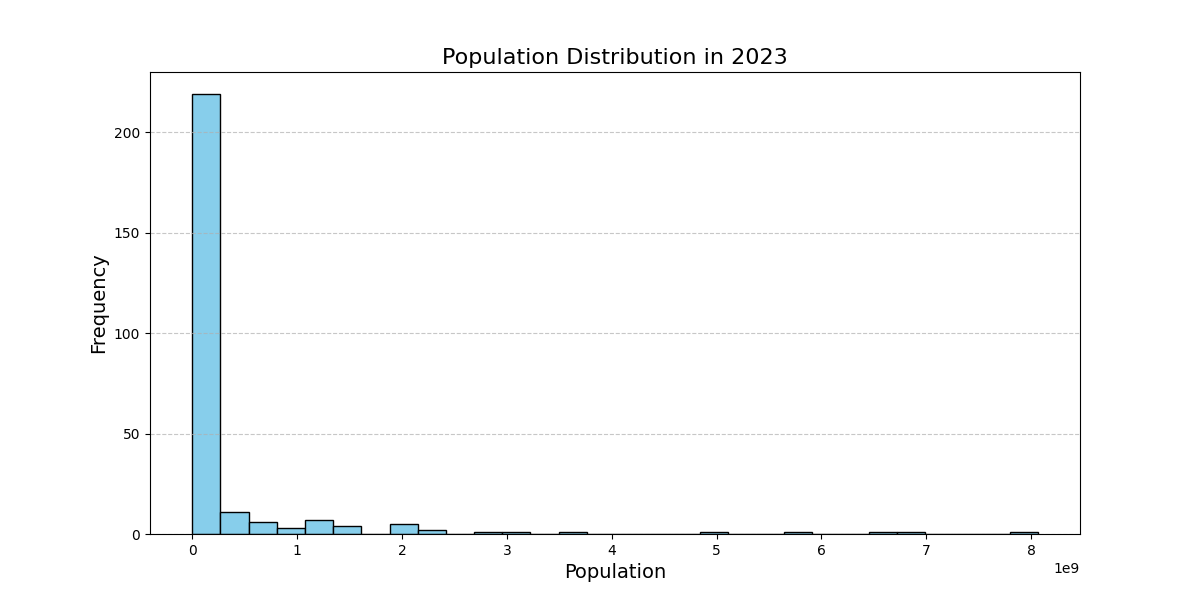

This chart was generated by the following Python code:
# Import libraries
import pandas as pd
import matplotlib.pyplot as plt

# Load the data (update the file path as needed)
file_path = "/python/prodigy/API_SP.POP.TOTL_DS2_en_csv_v2_900.csv"  # Replace with your file path
data = pd.read_csv(file_path, skiprows=4)

# Filter data for a specific year (2023) and clean it
population_2023 = data[["Country Name", "2023"]].dropna()
population_2023["2023"] = population_2023["2023"].astype(float)

# Plot the histogram
plt.figure(figsize=(12, 6))
plt.hist(population_2023["2023"], bins=30, color='skyblue', edgecolor='black')
plt.title("Population Distribution in 2023", fontsize=16)
plt.xlabel("Population", fontsize=14)
plt.ylabel("Frequency", fontsize=14)
plt.grid(axis='y', linestyle='--', alpha=0.7)
plt.show()
